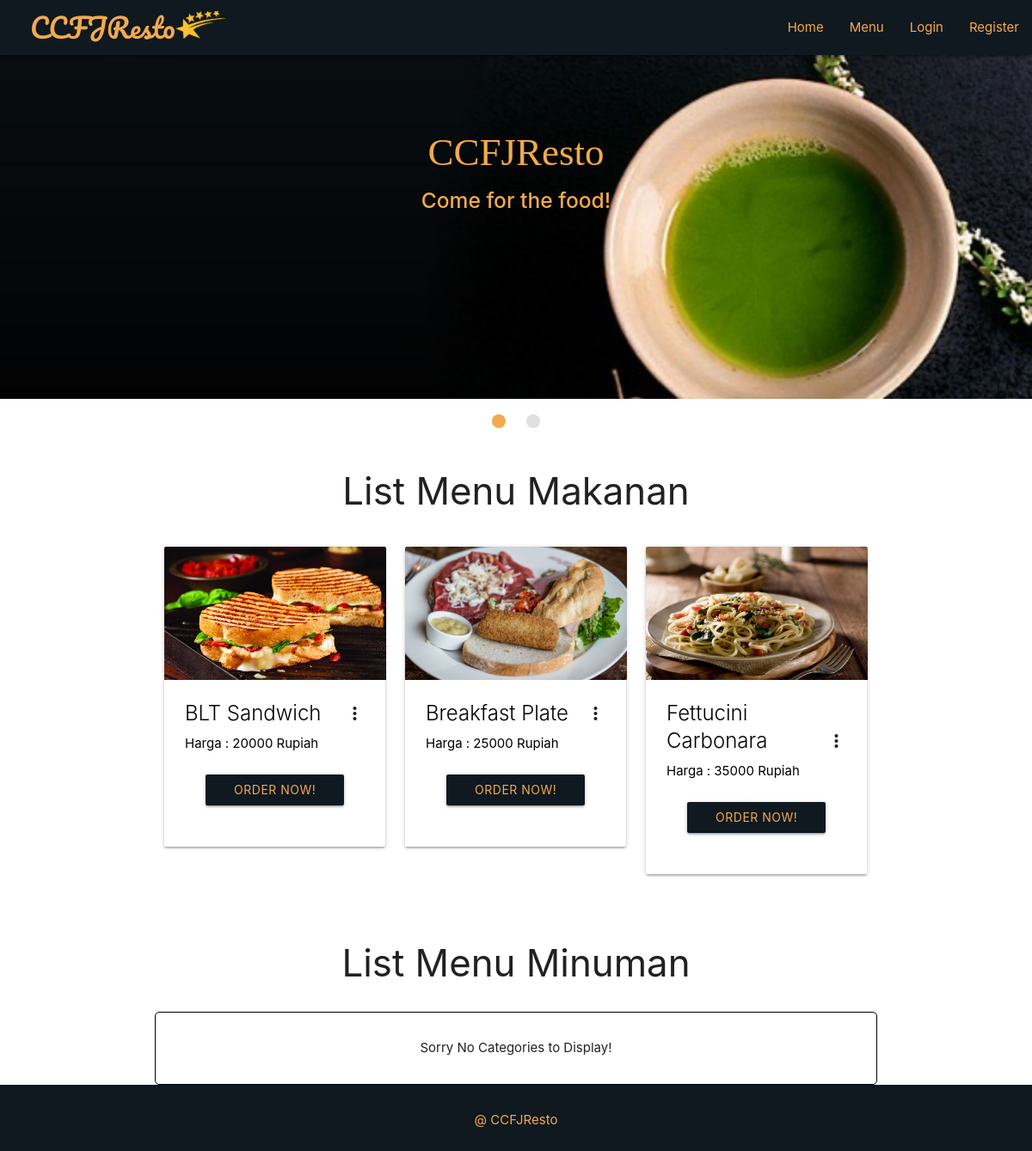
Screenshot of /foods.php with the database file from the repository.
### tables this page shows
CREATE TABLE `food` (
  `id` int(11) NOT NULL,
  `filename` varchar(255) NOT NULL,
  `status` enum('1','0') NOT NULL DEFAULT '1',
  `fname` varchar(50) NOT NULL,
  `category` varchar(255) NOT NULL,
  `description` varchar(250) NOT NULL,
  `price` int(11) NOT NULL
);

### frontend/foods.php (the view, shortened to what this page needs)
<?php
require('backends/connection-pdo.php');
$sql = "SELECT * FROM food WHERE category = 'food'";
$query  = $pdoconn->prepare($sql);
$query->execute();
$arr_all = $query->fetchAll(PDO::FETCH_ASSOC);
?>
<section class="fcategories">
	<div class="container">
		<div class="section white center">
			<h3 class="header">List Menu Makanan</h3>
		</div>
		<?php if (count($arr_all) == 0) {
			echo '<div class="section gray center" style="border: 1px solid black; border-radius: 5px;">
			<p class="header">Sorry No Categories to Display!</p>
		</div>';
		} else {  ?>
			<?php for ($i = 1; $i <= count($arr_all);) { ?>
				<div class="row">
					<?php for ($j = 1; $j <= 3; $j++) { ?>
						<div class="col s12 m4">
							<div class="card" data-aos="zoom-in">
								<div class="card-image waves-effect waves-block waves-light">
									<img class="activator" src="images/<?php echo $arr_all[$i + $j - 2]['filename']; ?>">
								</div>
								<div class="card-content">
									<span class="card-title activator grey-text text-darken-4"><a class="black-text" href=""><?php echo $arr_all[$i + $j - 2]['fname']; ?></a><i class="material-icons right">more_vert</i></span>
									<a class="black-text" href="">Harga : <?php echo $arr_all[$i + $j - 2]['price']; ?> Rupiah</a>
									<div class="card-content center">
										<a href="backends/order-food.php?id=<?php echo $arr_all[$i + $j - 2]['id']; ?>" style="background: #101820FF; color: #F2AA4CFF;" class="btn waves-effect waves-block waves-light" href="">Order Now!</a>
									</div>
								</div>
							</div>
						</div>
					<?php } ?>
					<?php $i = $i + 3; ?>
				</div>
		<?php
			}
		}
		?>
	</div>
</section>

### rows the page displays
food: filename (picture), fname "BLT Sandwich", price "20000"
food: filename (picture), fname "Breakfast Plate", price "25000"
food: filename (picture), fname "Fettucini Carbonara", price "35000"
